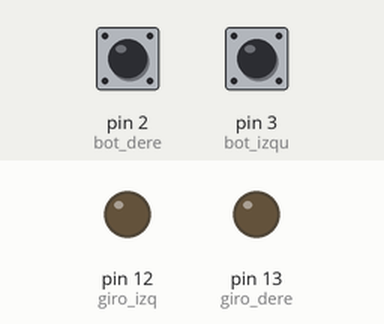
This sketch was run on a simulated Arduino Uno, built with avr-gcc and run on an emulated ATmega328P. Parts: output pins drawn as LEDs (lit = HIGH). The test bench sets the inputs (shaded band); at power-on: pin 2 (bot_dere) LOW, pin 3 (bot_izqu) LOW.

Above: at 1.2 s.
1.3 s: pin 2 (bot_dere) pulled HIGH for 0.15 s
At 1.7 s:
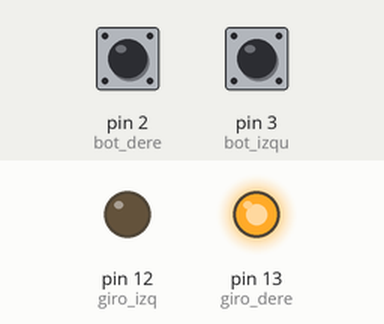
2.9 s: pin 3 (bot_izqu) pulled HIGH for 0.15 s
At 4.1 s:
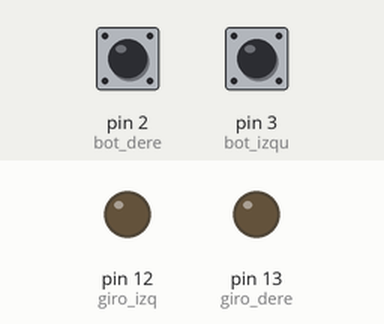
Timing chart, 0 to 5.9 s (numbered marks = the images above; inputs shaded):
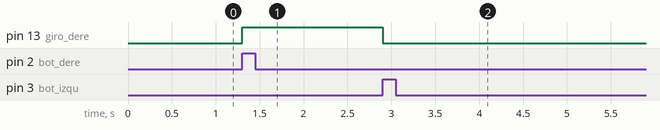

The sketch:

maquinas.ino
```cpp
// constants won't change. They're used here to set pin numbers:
const int bot_dere = 2;     // the number of the pushbutton pin
const int bot_izqu = 3;
const int giro_dere =  13;      // the number of the LED pin
const int giro_izq =  12;

// variables will change:
int buttonState = 0;   // variable for reading the pushbutton status
int buttonState1 = 0;

void setup() {
  // initialize the LED pin as an output:
  pinMode(giro_dere, OUTPUT);
  pinMode(giro_izq, OUTPUT);
  // initialize the pushbutton pin as an input:
  pinMode(bot_dere, INPUT);
  pinMode(bot_izqu, INPUT);
}

void loop() {
  // read the state of the pushbutton value:
  buttonState = digitalRead(bot_dere);
  buttonState1 = digitalRead(bot_izqu);

  // check if the pushbutton is pressed. If it is, the buttonState is HIGH:
  if (buttonState == HIGH and buttonState1 == LOW) {
    // turn LED on:
    digitalWrite(giro_dere, HIGH);
    while(1)
      {
       buttonState1 = digitalRead(bot_izqu);
       buttonState = digitalRead(bot_dere);
      if (buttonState1 == HIGH and buttonState == LOW)
      {
        digitalWrite(giro_dere, LOW);
        digitalWrite(giro_izq, LOW);
        delay(10000);
        break;
        }
        else if (buttonState == HIGH and buttonState1 == HIGH)
       {
        digitalWrite(giro_izq, LOW);
        digitalWrite(giro_dere, LOW);
        delay(10000);
        break;
        }
      }

  }
  else if (buttonState1 == HIGH and buttonState == LOW)
  {
     // turn LED on:
    digitalWrite(giro_izq, HIGH);
    while(1)
      {
       buttonState1 = digitalRead(bot_izqu);
       buttonState = digitalRead(bot_dere);
      if (buttonState == HIGH and buttonState1 == LOW)
      {
        digitalWrite(giro_izq, LOW);
        digitalWrite(giro_dere, LOW);
        delay(10000);
        break;
        }
       else if (buttonState == HIGH and buttonState1 == HIGH)
       {
        digitalWrite(giro_izq, LOW);
        digitalWrite(giro_dere, LOW);
        delay(10000);
        break;
        }
      }
  }
  else if (buttonState == HIGH and buttonState1 == HIGH)
       {
        digitalWrite(giro_izq, LOW);
        digitalWrite(giro_dere, LOW);
        delay(10000);
        }
}
```

Measured:
- after the input at 1.3 s, pin 13 (giro_dere): LOW → HIGH at once
- after the input at 2.9 s, pin 13 (giro_dere): HIGH → LOW at once
